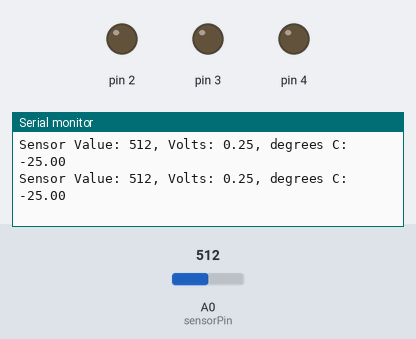
Bench run of a sketch on a simulated Arduino Uno, built with avr-gcc and run on an emulated ATmega328P. On the bench: output pins drawn as LEDs (lit = HIGH), the last lines printed to the serial monitor. The test bench sets the inputs (shaded band); at power-on: A0 (sensorPin) = 512.

Above: at 1.2 s.
1.3 s: A0 (sensorPin) set to 806
At 1.39 s:
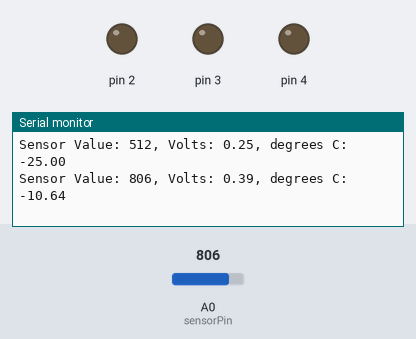
4.3 s: A0 (sensorPin) set to 834
At 4.31 s:
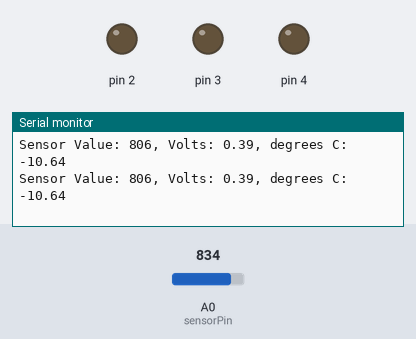
Timing chart, 0 to 7.3 s (numbered marks = the images above; inputs shaded):
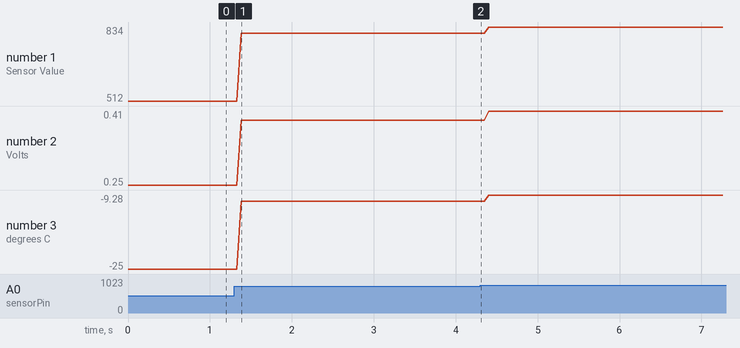

The sketch:

Love-o-Meter.ino
```cpp
const int sensorPin = A0;
const float baselineTemp = 20.0;

void setup() {
  // put your setup code here, to run once:
  Serial.begin(9600); //open a serial port

  for(int pinNumber = 2; pinNumber<5; pinNumber++){
    pinMode(pinNumber, OUTPUT);
    digitalWrite(pinNumber, LOW);


  };
}

void loop() {
  // put your main code here, to run repeatedly:
  int sensorVal = analogRead(sensorPin);
  Serial.print("Sensor Value: ");
  Serial.print(sensorVal);

  // convert the ADC reading to voltage
  float voltage = (sensorVal/1024.0) * 0.5;
  Serial.print(", Volts: ");
  Serial.print(voltage);

  Serial.print(", degrees C: ");

  //convert the voltage to temperature in degress
  float temperature = (voltage - .5) * 100;
  Serial.println(temperature);

  if(temperature < baselineTemp){
    digitalWrite(2, LOW);
    digitalWrite(3, LOW);
    digitalWrite(4, LOW);
  }else if(temperature >= baselineTemp+2 && temperature < baselineTemp+4){
    digitalWrite(2, HIGH);
    digitalWrite(3, LOW);
    digitalWrite(4, LOW);
  }else if(temperature >= baselineTemp+4 && temperature < baselineTemp+6){
    digitalWrite(2, HIGH);
    digitalWrite(3, HIGH);
    digitalWrite(4, LOW);
  }else if(temperature >= baselineTemp+6){
    digitalWrite(2, HIGH);
    digitalWrite(3, HIGH);
    digitalWrite(4, HIGH);
}
  delay(1);
}
```

Measured:
- after the input at 1.3 s, the serial monitor: prints a new line after 0.08 s (image 1)
- plotted number 1: 512 → 806 after the input at 1.3 s, 806 → 834 after the input at 4.3 s
- plotted number 2: 0.25 → 0.39 after the input at 1.3 s, 0.39 → 0.41 after the input at 4.3 s
- plotted number 3: -25 → -10.64 after the input at 1.3 s, -10.64 → -9.28 after the input at 4.3 s
